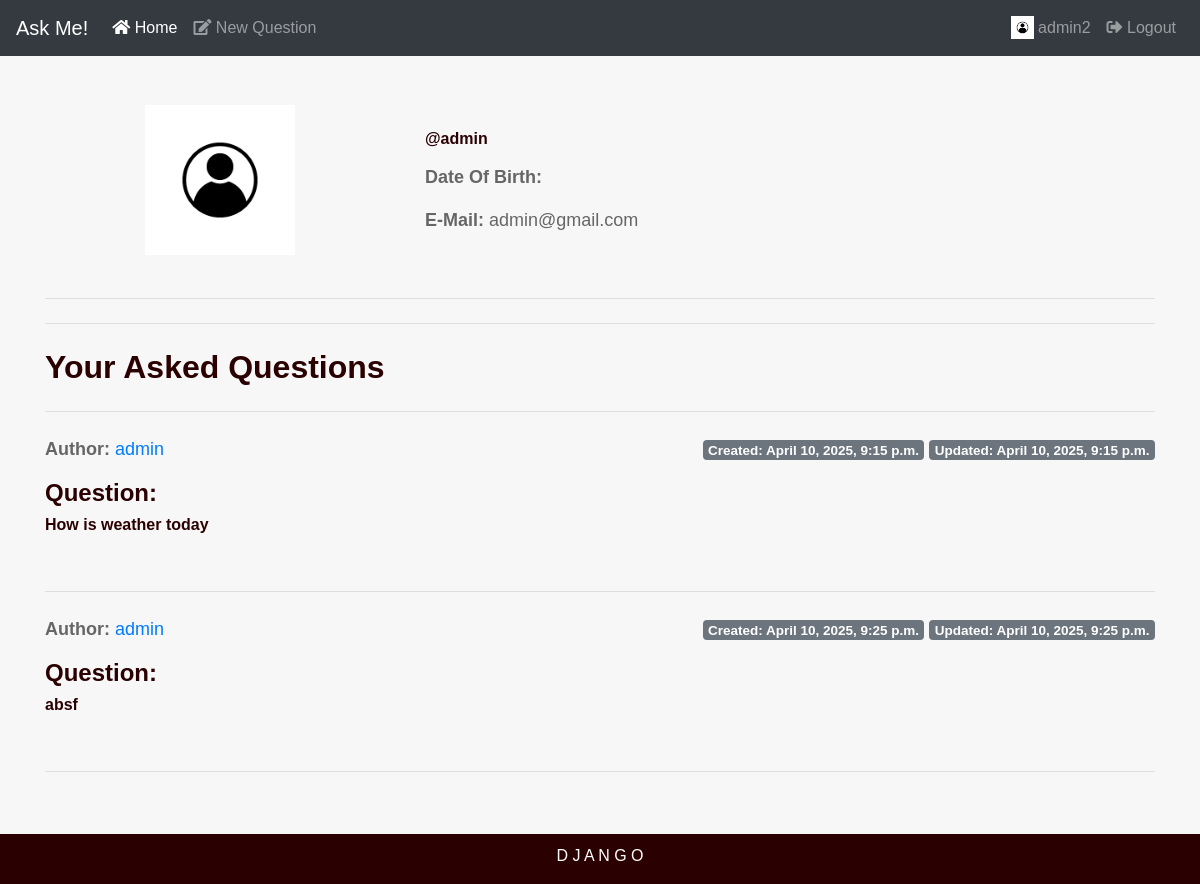
Screenshot of /askme/profilepage/admin/ (signed in) with the database file from the repository.
### myapp/models.py (models this page shows, shortened)
class Question(models.Model):
    slug = models.SlugField(max_length=120)
    author = models.ForeignKey(User , related_name='blog_posts' , on_delete=models.CASCADE)
    body = models.TextField()
    created = models.DateTimeField(auto_now_add=True)
    updated = models.DateTimeField(auto_now=True)

### myapp/views.py (the view)
# urls.py: path('profilepage/<str:username>/',views.profilepage,name='profilepage'),
def profilepage(request,username):
    user = User.objects.get(username=username)
    questions = Question.objects.filter(author=user)
    profile = Profile.objects.all()
    context = {
        'questions': questions,
        'profile' : profile,
        'user':user,
    }
    return render(request,'profile.html',context)

### templates/profile.html (shortened to what this page needs)
{% extends 'base.html' %}
{% load static %}
{% block content %}
    <div class="row my-2">
        <div class="col-lg-4 order-lg-1 text-center">
            {% if user.profile.photo %}
                <img src="{{ user.profile.photo.url }}" class="mx-auto img-fluid img-circle d-block" alt="avatar" width="150" height="150">
            {% else %}
                <img src="{% static 'image.png' %}" class="mx-auto img-fluid img-circle d-block" alt="avatar" width="150" height="150">
            {% endif %}
        </div>
        <div class="col-lg-8 order-lg-2">
            <div class="tab-content py-4">
                <div class="tab-pane active" id="profile">
                    <h6>@{{ user.username }}</h6>
                    <div class="row">
                        <div class="col-md-6">
                            <p><strong>Date Of Birth: </strong>{{ user.profile.dob }}</p>
                            <p><strong>E-Mail: </strong>{{ user.email }}</p>
                        </div>
                    </div>
                </div>
            </div>
        </div>
    </div>
    <hr class="my-4">
    <hr class="my-4">
    <div>
        <h2 class="display-6">Your Asked Questions</h2>
        <hr class="my-4">
        {% for q in questions %}
            <div>
                <p><strong>Author: </strong><a href="{% url 'askme:profilepage' q.author %}">{{ q.author }}</a>
                    <span class="float-right">
                        <span class="badge badge-secondary">Created: {{ q.created }}</span>
                        <span class="badge badge-secondary">Updated: {{ q.updated }}</span>
                    </span>
                </p>
                <h4>Question:</h4><h6>{{ q.body }}</h6>
            </div>
            <br>
            <hr class="my-4">
        {% endfor %}
    </div>
    <br>
    <br>
{% endblock %}

### templates/base.html (shortened to what this page needs)
{% load static %}
<!DOCTYPE html>
<html lang="en">
<head>
    <link rel="stylesheet" href="https://maxcdn.bootstrapcdn.com/bootstrap/4.0.0/css/bootstrap.min.css">
    <link rel="stylesheet" href="{% static 'app.css' %}" type="text/css" />
    <link rel="stylesheet" href="https://cdnjs.cloudflare.com/ajax/libs/font-awesome/5.14.0/css/all.min.css" />
</head>
<body>
    <nav class="navbar navbar-expand-lg navbar-dark bg-dark fixed-top">
        <a class="navbar-brand" href="{% url 'askme:ques_feed' %}">Ask Me!</a>
        <div class="collapse navbar-collapse" id="navbarSupportedContent">
            <ul class="navbar-nav mr-auto">
                <li class="nav-item active">
                    <a class="nav-link" href="{% url 'askme:ques_feed' %}"><i class="fas fa-home"></i> Home <span class="sr-only">(current)</span></a>
                </li>
                {% if request.user.is_authenticated %}
                    <li class="nav-item">
                        <a class="nav-link" href="{% url 'askme:ask_question' %}"><i class="fas fa-edit"></i> New Question</a>
                    </li>
                {% endif %}
            </ul>
            <ul class="navbar-nav ml-auto">
                {% if request.user.is_authenticated %}
                    <li class="nav-item">
                        <a class="nav-link" href="{% url 'askme:profilepage' request.user %}" id="navbar" role="button" aria-haspopup="true" aria-expanded="false">
                            <img src="/static/image.png" width="23" height="23" class="d-inline-block align-top" alt="profilePic">
                            {{ request.user }}
                        </a>
                    </li>
                    <li class="nav-item"><a class="nav-link" href="{% url 'askme:user_logout' %}"><i class="fas fa-sign-out-alt"></i> Logout</a></li>
                {% else %}
                    <ul class="nav navbar-nav navbar-right">
                        <li class="nav-item"><a class="nav-link" href="{% url 'askme:user_login' %}"><i class="fas fa-sign-in-alt"></i> Login</a></li>
                        <li class="nav-item"><a class="nav-link" href="{% url 'askme:register' %}"><i class="fas fa-user-plus"></i> Register</a></li>
                    </ul>
                {% endif %}
            </ul>
        </div>
    </nav>
    <div class="jumbotron jumbotron-fluid">
        <div class="container container-fluid">
            {% block content %}{% endblock %}
        </div>
    </div>
    <footer class="footer">
        <p>D J A N G O</p>
    </footer>
</body>
</html>

### static/app.css (style rules this page uses)
* { margin: 0; padding: 0; box-sizing: border-box; }
body { font-family: Arial, sans-serif; }
.navbar { background-color: #2b0000; }
.container { padding-top: 77px; }
.footer { position: fixed; left: 0; bottom: 0; width: 100%; background-color: #2b0000; color: white; text-align: center; text-transform: uppercase; }
.footer p { padding-top: 10px; }
.jumbotron { background-color: #f7f7f7; padding: 20px; margin-bottom: 20px; }
.jumbotron p { font-size: 18px; color: #666; }
h1, h2, h3, h4, h5, h6 { font-weight: bold; color: #2b0000; }

### rows the page displays
Question: author "admin", created "April 10, 2025, 9:15 p.m.", updated "April 10, 2025, 9:15 p.m.", body "How is weather today"
Question: author "admin", created "April 10, 2025, 9:25 p.m.", updated "April 10, 2025, 9:25 p.m.", body "absf"

### other values shown
{{ request.user }} "admin2"
{{ user.username }} "admin"
{{ user.email }} "admin@gmail.com"
